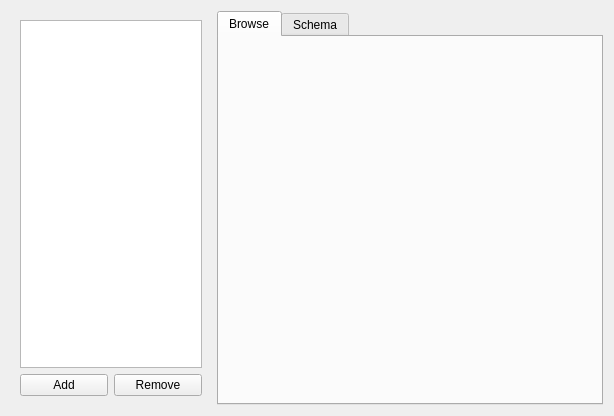
<?xml version="1.0" encoding="UTF-8"?>
<ui version="4.0">
 <class>ExplorerWidget</class>
 <widget class="QWidget" name="ExplorerWidget">
  <property name="geometry">
   <rect>
    <x>0</x>
    <y>0</y>
    <width>614</width>
    <height>416</height>
   </rect>
  </property>
  <property name="windowTitle">
   <string>Form</string>
  </property>
  <layout class="QHBoxLayout" name="horizontalLayout_2">
   <item>
    <widget class="QWidget" name="verticalWidget" native="true">
     <property name="maximumSize">
      <size>
       <width>200</width>
       <height>16777215</height>
      </size>
     </property>
     <layout class="QVBoxLayout" name="verticalLayout">
      <property name="sizeConstraint">
       <enum>QLayout::SetDefaultConstraint</enum>
      </property>
      <item>
       <widget class="QListWidget" name="tableListWidget">
        <property name="maximumSize">
         <size>
          <width>200</width>
          <height>16777215</height>
         </size>
        </property>
       </widget>
      </item>
      <item>
       <layout class="QHBoxLayout" name="horizontalLayout">
        <item>
         <widget class="QPushButton" name="addButton">
          <property name="text">
           <string>Add</string>
          </property>
          <property name="icon">
           <iconset theme="add">
            <normaloff/>
           </iconset>
          </property>
         </widget>
        </item>
        <item>
         <widget class="QPushButton" name="removeButton">
          <property name="text">
           <string>Remove</string>
          </property>
          <property name="icon">
           <iconset theme="remove">
            <normaloff/>
           </iconset>
          </property>
         </widget>
        </item>
       </layout>
      </item>
     </layout>
    </widget>
   </item>
   <item>
    <widget class="QTabWidget" name="tabWidget">
     <property name="currentIndex">
      <number>0</number>
     </property>
     <widget class="BrowseWidget" name="browseTab">
      <attribute name="icon">
       <iconset theme="folder">
        <normaloff/>
       </iconset>
      </attribute>
      <attribute name="title">
       <string>Browse</string>
      </attribute>
     </widget>
     <widget class="SchemaWidget" name="schemaTab">
      <attribute name="icon">
       <iconset theme="document-edit">
        <normaloff/>
       </iconset>
      </attribute>
      <attribute name="title">
       <string>Schema</string>
      </attribute>
     </widget>
    </widget>
   </item>
  </layout>
 </widget>
 <customwidgets>
  <customwidget>
   <class>BrowseWidget</class>
   <extends>QWidget</extends>
   <header>BrowseWidget.h</header>
   <container>1</container>
  </customwidget>
  <customwidget>
   <class>SchemaWidget</class>
   <extends>QWidget</extends>
   <header>SchemaWidget.h</header>
   <container>1</container>
  </customwidget>
 </customwidgets>
 <resources/>
 <connections/>
</ui>
